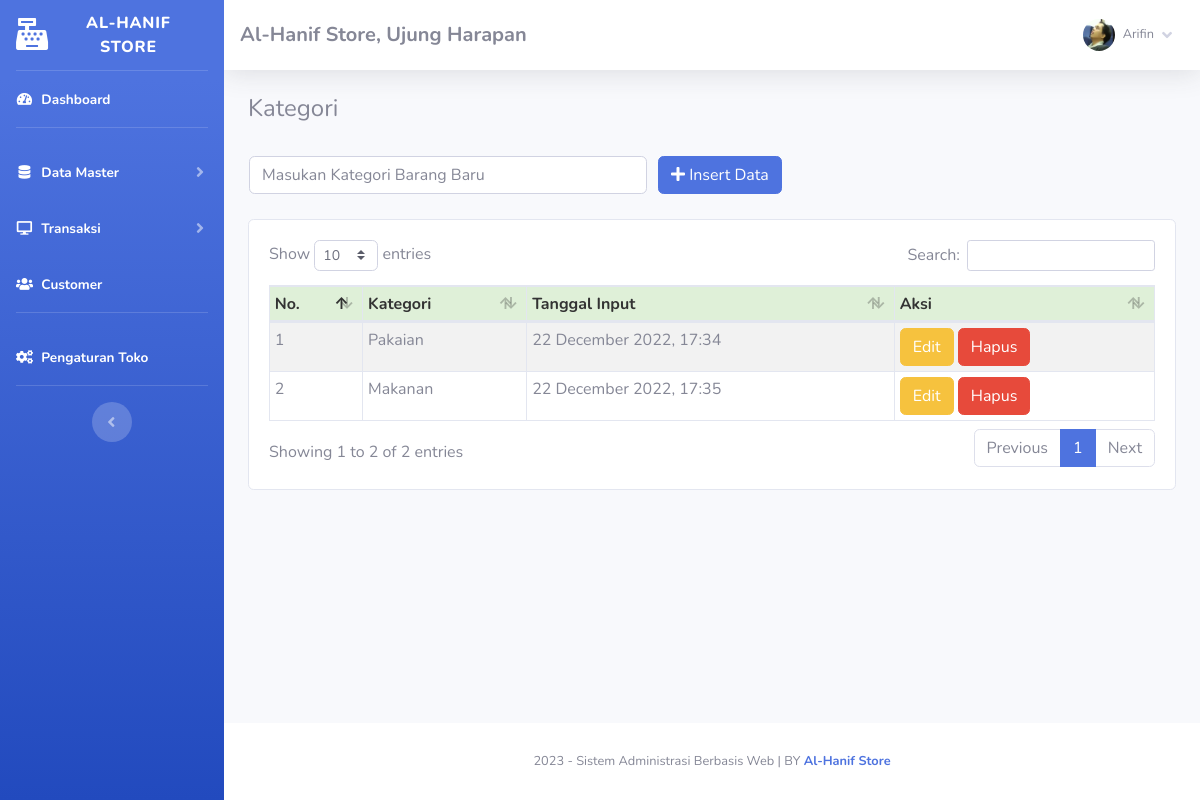
/index.php?page=kategori (signed in), run on an earlier commit of the app's database.
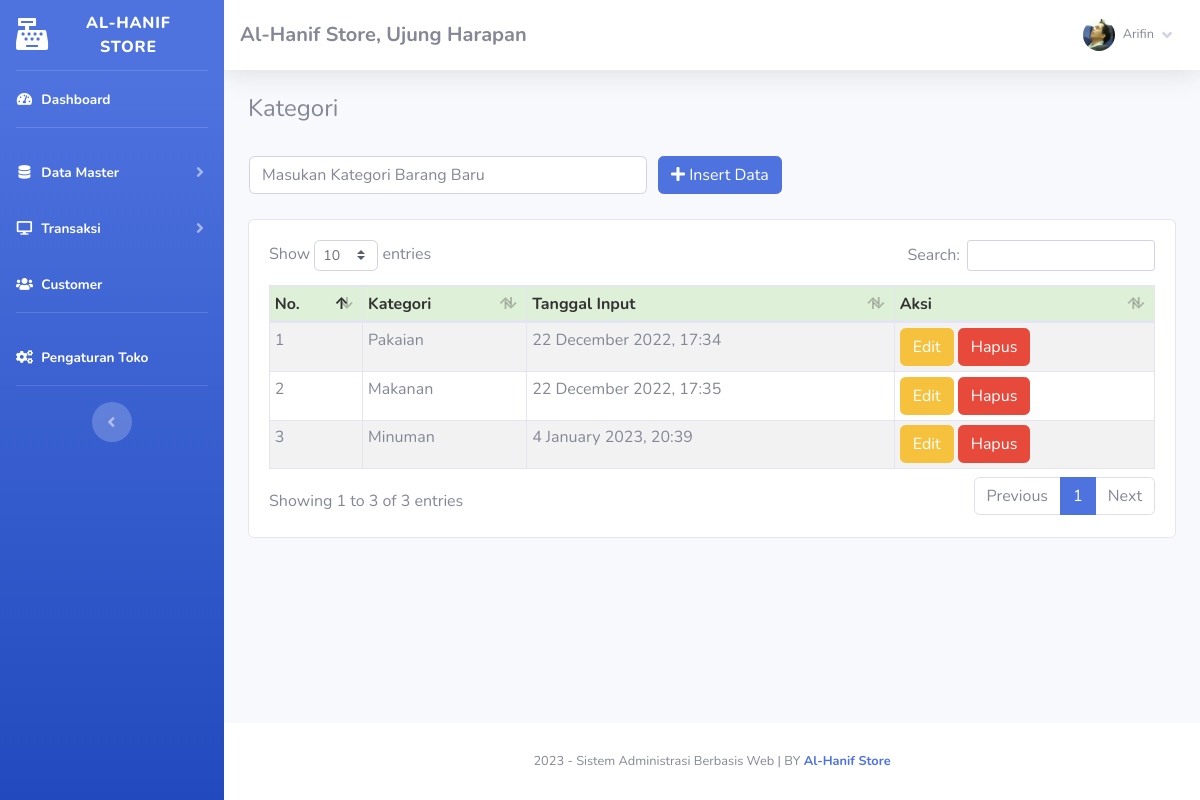
And on a later commit of the database.
### tables this page shows
CREATE TABLE `kategori` (
  `id_kategori` int(11) NOT NULL,
  `nama_kategori` varchar(255) NOT NULL,
  `tgl_input` varchar(255) NOT NULL
);

### fungsi/view/view.php (called while the page is built, shortened)
<?php
class view
{
    protected $db;
    public function __construct($db)
    {
        $this->db = $db;
    }
    public function kategori()
    {
        $sql = "select*from kategori";
        $row = $this-> db -> prepare($sql);
        $row -> execute();
        $hasil = $row -> fetchAll();
        return $hasil;
    }
}

### admin/module/kategori/index.php (the view, shortened to what this page needs)
<h4>Kategori</h4>
<br />
<?php
	if(!empty($_GET['uid'])){
	$sql = "SELECT * FROM kategori WHERE id_kategori = ?";
	$row = $config->prepare($sql);
	$row->execute(array($_GET['uid']));
	$edit = $row->fetch();
?>
<form method="POST" action="fungsi/edit/edit.php?kategori=edit">
    <table>
        <tr>
            <td style="width:25pc;"><input type="text" class="form-control" value="<?= $edit['nama_kategori'];?>"
                    required name="kategori" placeholder="Masukan Kategori Barang Baru">
                <input type="hidden" name="id" value="<?= $edit['id_kategori'];?>">
            </td>
            <td style="padding-left:10px;"><button id="tombol-simpan" class="btn btn-primary"><i class="fa fa-edit"></i>
                    Ubah Data</button></td>
        </tr>
    </table>
</form>
<?php }else{?>
<form method="POST" action="fungsi/tambah/tambah.php?kategori=tambah">
    <table>
        <tr>
            <td style="width:25pc;"><input type="text" class="form-control" required name="kategori"
                    placeholder="Masukan Kategori Barang Baru"></td>
            <td style="padding-left:10px;"><button id="tombol-simpan" class="btn btn-primary"><i class="fa fa-plus"></i>
                    Insert Data</button></td>
        </tr>
    </table>
</form>
<?php }?>
<br />
<div class="card card-body">
    <div class="table-responsive">
        <table class="table table-bordered table-striped table-sm" id="example1">
            <thead>
                <tr style="background:#DFF0D8;color:#333;">
                    <th>No.</th>
                    <th>Kategori</th>
                    <th>Tanggal Input</th>
                    <th>Aksi</th>
                </tr>
            </thead>
            <tbody>
                <?php
				$hasil = $lihat -> kategori();
				$no=1;
				foreach($hasil as $isi){
			?>
                <tr>
                    <td><?php echo $no;?></td>
                    <td><?php echo $isi['nama_kategori'];?></td>
                    <td><?php echo $isi['tgl_input'];?></td>
                    <td>
                        <a href="index.php?page=kategori&uid=<?php echo $isi['id_kategori'];?>"><button
                                class="btn btn-warning">Edit</button></a>
                        <a href="fungsi/hapus/hapus.php?kategori=hapus&id=<?php echo $isi['id_kategori'];?>"
                            onclick="javascript:return confirm('Hapus Data Kategori ?');"><button
                                class="btn btn-danger">Hapus</button></a>
                    </td>
                </tr>
                <?php $no++; }?>
            </tbody>
        </table>
    </div>
</div>

What changed in the data, as far as the page shows it:
added kategori: nama_kategori "Minuman", tgl_input "4 January 2023, 20:39"
Also different on the page:
text written by a page script: "Show entries Search: Showing 1 to 2 of 2 entries Previous 1 Next" → "Show entries Search: Showing 1 to 3 of 3 entries Previous 1 Next"
